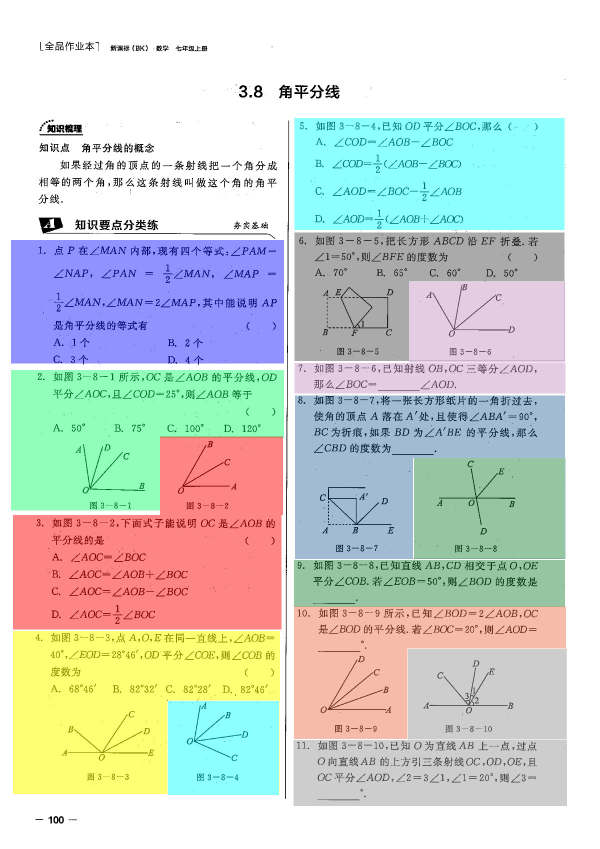
#> input picture example.jpg, 1200 x 1697 px, given in place of 5_lines.jpg, which was not available (shown at 1/2 size); the run also reads 1 picture not shown here
$ python column_split.py
#> lines starting #> are read from the running program, lines starting #| are printed output that depends on the picture; after the words box and inside, x2 and y2 are one past the last pixel; in counts of white or black regions, pixels touching at a corner belong together; pictures that were not available may be replaced by others from this repository, and a replacement may not be noted
import os
import cv2
import numpy as np

class column_split:

    def __init__(self, image, origin):
        self.image = image
        self.origin_image = origin

    def crop_bottom(self):

        h, w, _ = self.image.shape

        crop_level_top = int(h/3)
        crop_level_bottom = int(h/3)
        cropImg = self.image[crop_level_top:-crop_level_bottom,:]

        #cv2.imshow('cop', cropImg)
        #return cropImg
        return cropImg

    def vsplit_process(self):

        crop = self.crop_bottom()
        gray = cv2.cvtColor(self.image, cv2.COLOR_BGR2GRAY)
        gray_crop = cv2.cvtColor(crop, cv2.COLOR_BGR2GRAY)
        result_img, result_list = self.vsplit(gray, gray_crop, self.origin_image)

        return result_img, result_list

    def vsplit(self, Img, crop, origin):

        #w_w = vProject(Img)
        w_w = self.vProject(crop)
        median = np.median(w_w)
        thresh = int(median/5)

        ####
        #w_w = smooth(w_w)
        ###
        h, w = Img.shape
        position = []
        wstart , wend, w_start, w_end = 0, 0, 0, 0
        for j in range(len(w_w)):
            if w_w[j] > 0 and wstart == 0:
                w_start = j
                wstart = 1
                wend = 0

            #if w_w[j] ==0 and wstart == 1:
            # using 2 get 86%
            if w_w[j] <= thresh and wstart == 1:
                w_end = j
                wstart = 0
                wend = 1

            if wend == 1 and w_end - w_start > int(w/10):
                position.append([w_start, 0, w_end, h])
                wend = 0
        for p in position:
            cv2.rectangle(origin, (p[0], p[1]), (p[2], p[3]), (0, 0, 255), 2)

        result_list = []
        for p in position:
            result_list.append(origin[p[1]:p[3], p[0]:p[2]])

        # [8 lines of commented-out code are left out]

        return origin, result_list


    def vProject(self, binary):
        h, w = binary.shape
        # 垂直投影
        vprojection = np.zeros(binary.shape, dtype=np.uint8)

        # 创建 w 长度都为0的数组
        w_w = [0]*w
        for i in range(w):
            for j in range(h):
                if binary[j, i ] == 0:
                    w_w[i] += 1

        w_w = self.smooth(w_w)
        for i in range(w):
            for j in range(w_w[i]):
                vprojection[j,i] = 255

        #cv2.imshow('vpro', vprojection)

        w_w_t = [item - 1 for item in w_w]

        return w_w

    def smooth(self, w):
        new_w = []
        for item in w:
            if item == 1:
                item += 33
            elif item != 0:
                item += 33
            new_w.append(item)

        return w

    def post_process_wider(self, position):

        if len(position = 2):
            position[0][0] -= int(position[0][0]/10)
            midle = int((position[0][2] + position[1][0]) / 2)

    def post_process(self, position):
        position_new = []
        max_len = 0
        num = 0

        if len(position) % 2 != 0 and len(position) != 1:
            for count, item in enumerate(position):
                if item[2] - item[0] > max_len:
                    num = count
                    max_len = item[2] - item[0]
            for count, item in enumerate(position):
                if count == num:
                    position_new.append([item[0], item[1], int(item[2]/2), item[3]])
                    position_new.append([int(item[2]/2), item[1], item[2], item[3]])
                else:
                    position_new.append(item)
        else:
            return position

        return position_new

'''
if __name__ == '__main__':
    #img = cv2.imread('./tmp3.jpg')
    #img = cv2.resize(img, (500, 200))
    img_path = './images/'
    save_path = './result_imgs/'
    #img_path = './test/'
    #save_path = './test_result/'

    count = 0
    for item in os.listdir(img_path):
        img = cv2.imread(img_path + item)
        h, w, _ = img.shape
        img_crop = crop_bottom(img)
        #img = cv2.resize(img, (500, 300))
        #img = cv2.resize(img, (int(h/10), int(w/10)))
        result = vsplit_process(img, img_crop, item, save_path)
        count += result
        print(count)


    #cv2.waitKey(0)
    #cv2.destroyAllWindows()
'''
if __name__ == '__main__':
    img = cv2.imread('./5_lines.jpg')
#> img is the input picture: shape (1697, 1200, 3); mean B, G, R 206.1, 212.4, 206
    origin_img = cv2.imread('./5.jpg')

    split = column_split(img, origin_img)

    result_img, result_list = split.vsplit_process()
#> in crop_bottom, `cropImg = self.image[crop_level_top:-crop_level_bottom,:]`:
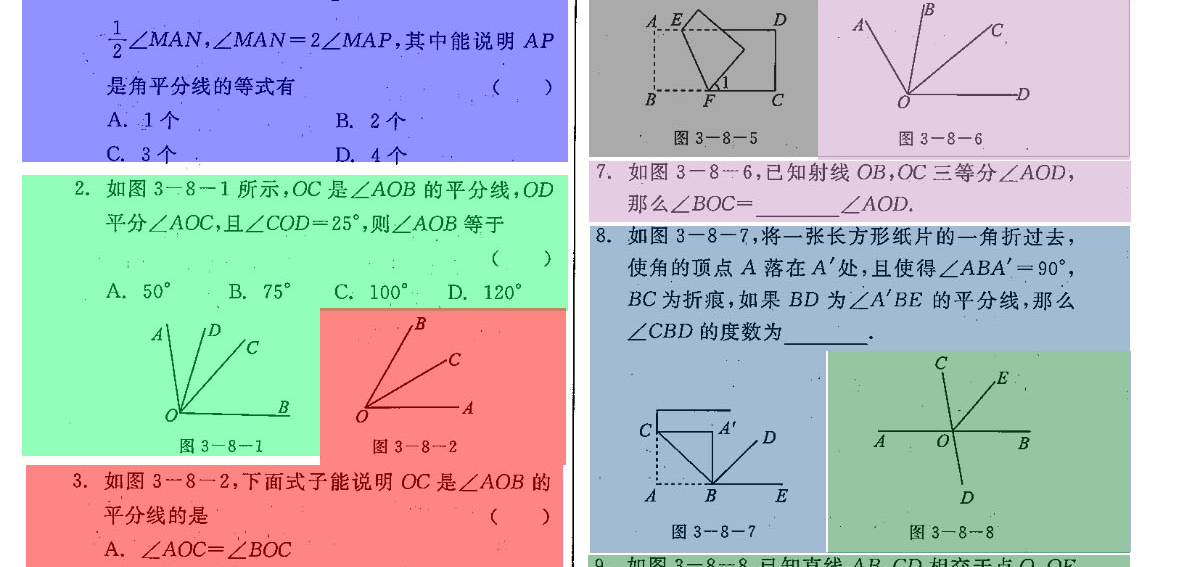
#> cropImg: shape (567, 1200, 3); mean B, G, R 194.6, 189.2, 181
#> in vsplit_process, `gray = cv2.cvtColor(self.image, cv2.COLOR_BGR2GRAY)`:
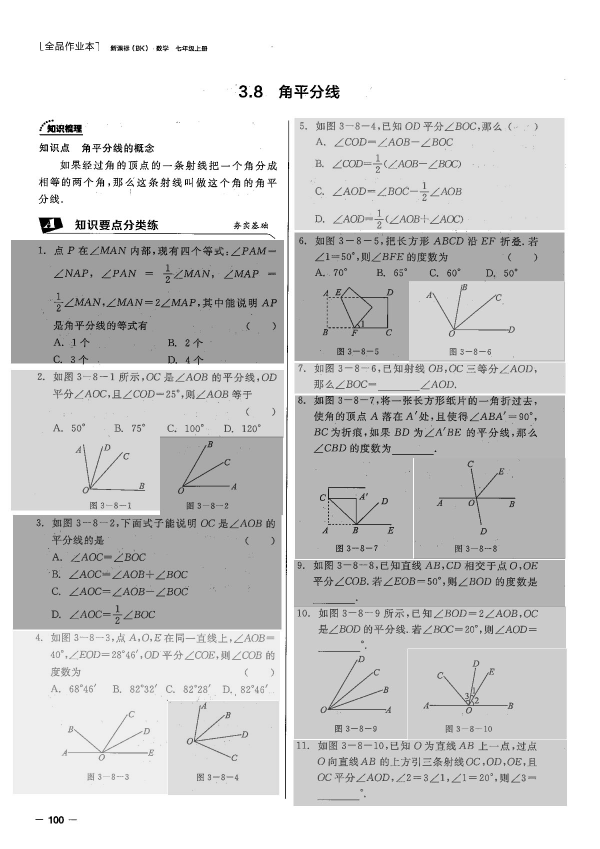
#> gray: shape (1697, 1200) (shown at 1/2 size); min 0, max 255, mean 209.9
#> in vsplit_process, `gray_crop = cv2.cvtColor(crop, cv2.COLOR_BGR2GRAY)`:
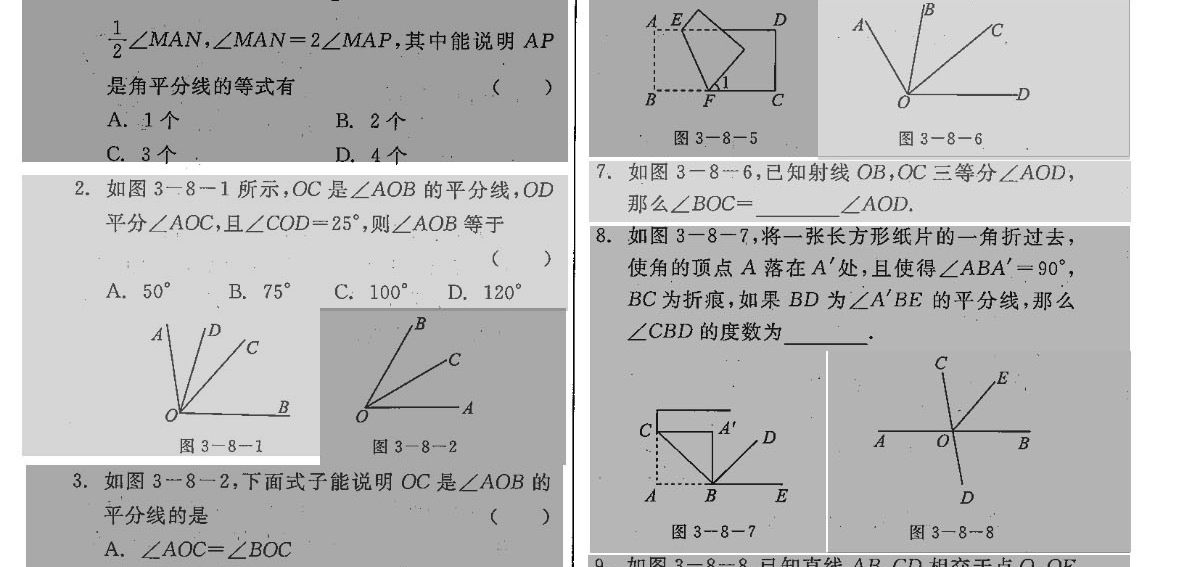
#> gray_crop: shape (567, 1200); min 0, max 255, mean 187.5
#> after the loop in vProject, `for i in range(w):`:
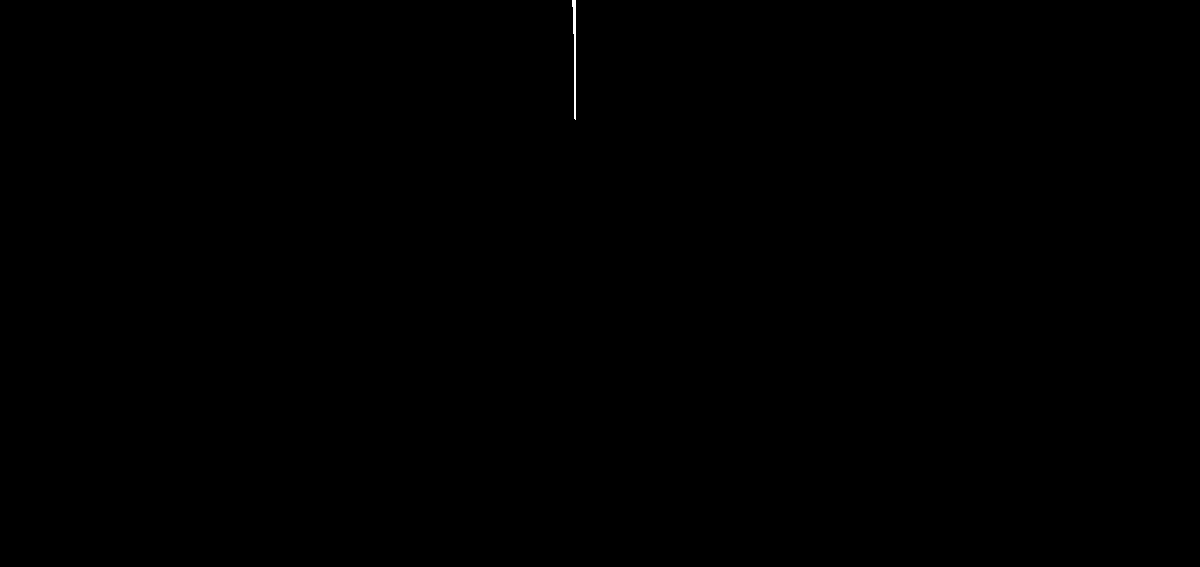
#> vprojection: shape (567, 1200); 0.04% white in thin lines or dots, all inside (x1, y1, x2, y2) = (572, 0, 576, 120)
#> in vsplit, `w_w = self.vProject(crop)`: w_w = 1200 values, max 120 at index 575, min 0 at index 0, mean 0.233
#> in vsplit, `median = np.median(w_w)`: median = 0
#> the loop in vsplit, `for j in range(len(w_w)):` made 1200 passes
#> (w_start, wstart, wend) on pass 573: (572, 1, 0)
#> (w_end, wstart, wend) on pass 577: (576, 0, 1)
#> after the loop in vsplit, `for j in range(len(w_w)):`: position = []; w_end = 576; w_start = 572; wend = 1; wstart = 0
#> after the loop in vsplit, `for p in position:`: result_list = []
#> result_list = []

    for count, item in enumerate(result_list):
        cv2.imwrite(str(count) + '.jpg', item)
#> this loop made 0 passes

    cv2.imwrite("result.jpg", result_img)
